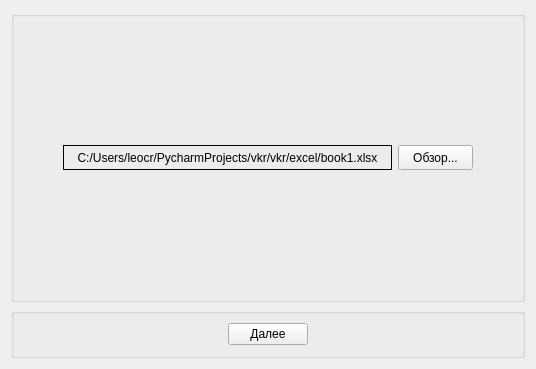
<?xml version="1.0" encoding="UTF-8"?>
<ui version="4.0">
 <class>Form</class>
 <widget class="QWidget" name="Form">
  <property name="geometry">
   <rect>
    <x>0</x>
    <y>0</y>
    <width>536</width>
    <height>369</height>
   </rect>
  </property>
  <property name="windowTitle">
   <string>Form</string>
  </property>
  <layout class="QVBoxLayout" name="verticalLayout">
   <item>
    <widget class="QGroupBox" name="groupBox_2">
     <property name="title">
      <string/>
     </property>
     <layout class="QHBoxLayout" name="horizontalLayout_4">
      <item>
       <layout class="QHBoxLayout" name="horizontalLayout">
        <item>
         <spacer name="horizontalSpacer_4">
          <property name="orientation">
           <enum>Qt::Horizontal</enum>
          </property>
          <property name="sizeType">
           <enum>QSizePolicy::Fixed</enum>
          </property>
          <property name="sizeHint" stdset="0">
           <size>
            <width>40</width>
            <height>20</height>
           </size>
          </property>
         </spacer>
        </item>
        <item>
         <widget class="QLabel" name="label">
          <property name="minimumSize">
           <size>
            <width>0</width>
            <height>25</height>
           </size>
          </property>
          <property name="maximumSize">
           <size>
            <width>16777215</width>
            <height>25</height>
           </size>
          </property>
          <property name="frameShape">
           <enum>QFrame::Box</enum>
          </property>
          <property name="text">
           <string>C:/Users/leocr/PycharmProjects/vkr/vkr/excel/book1.xlsx</string>
          </property>
          <property name="alignment">
           <set>Qt::AlignCenter</set>
          </property>
         </widget>
        </item>
        <item>
         <widget class="QPushButton" name="pushButton">
          <property name="minimumSize">
           <size>
            <width>75</width>
            <height>25</height>
           </size>
          </property>
          <property name="maximumSize">
           <size>
            <width>75</width>
            <height>25</height>
           </size>
          </property>
          <property name="text">
           <string>Обзор...</string>
          </property>
         </widget>
        </item>
        <item>
         <spacer name="horizontalSpacer_3">
          <property name="orientation">
           <enum>Qt::Horizontal</enum>
          </property>
          <property name="sizeType">
           <enum>QSizePolicy::Fixed</enum>
          </property>
          <property name="sizeHint" stdset="0">
           <size>
            <width>40</width>
            <height>20</height>
           </size>
          </property>
         </spacer>
        </item>
       </layout>
      </item>
     </layout>
    </widget>
   </item>
   <item>
    <widget class="QGroupBox" name="groupBox">
     <property name="maximumSize">
      <size>
       <width>16777215</width>
       <height>50</height>
      </size>
     </property>
     <property name="title">
      <string/>
     </property>
     <layout class="QHBoxLayout" name="horizontalLayout_3">
      <item>
       <layout class="QHBoxLayout" name="horizontalLayout_2">
        <item>
         <spacer name="horizontalSpacer">
          <property name="orientation">
           <enum>Qt::Horizontal</enum>
          </property>
          <property name="sizeHint" stdset="0">
           <size>
            <width>40</width>
            <height>20</height>
           </size>
          </property>
         </spacer>
        </item>
        <item>
         <widget class="QPushButton" name="nextButton">
          <property name="text">
           <string>Далее</string>
          </property>
         </widget>
        </item>
        <item>
         <spacer name="horizontalSpacer_2">
          <property name="orientation">
           <enum>Qt::Horizontal</enum>
          </property>
          <property name="sizeHint" stdset="0">
           <size>
            <width>40</width>
            <height>20</height>
           </size>
          </property>
         </spacer>
        </item>
       </layout>
      </item>
     </layout>
    </widget>
   </item>
  </layout>
 </widget>
 <resources/>
 <connections/>
</ui>
